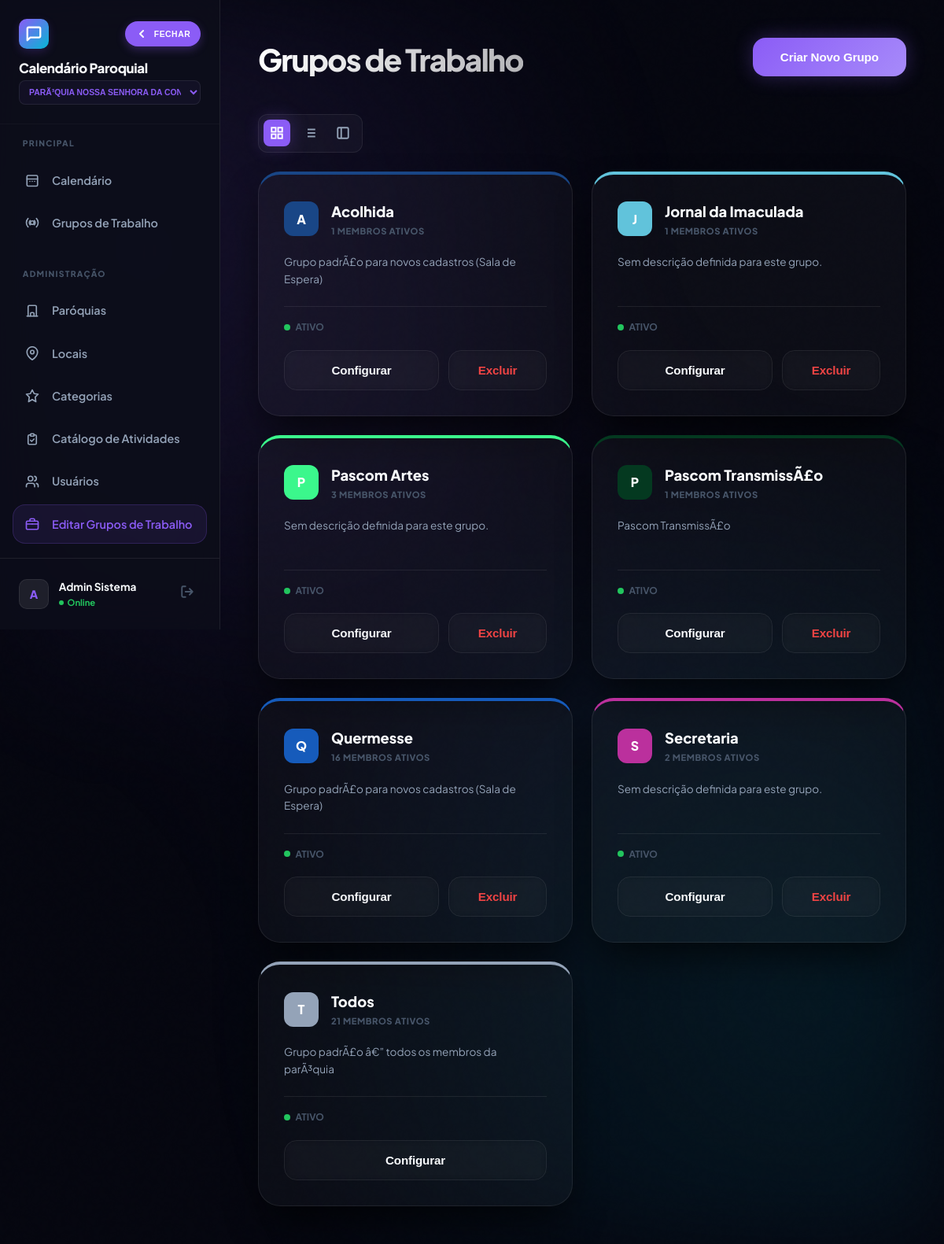
Page /grupos_trabalho.php (signed in) on the earlier database version.
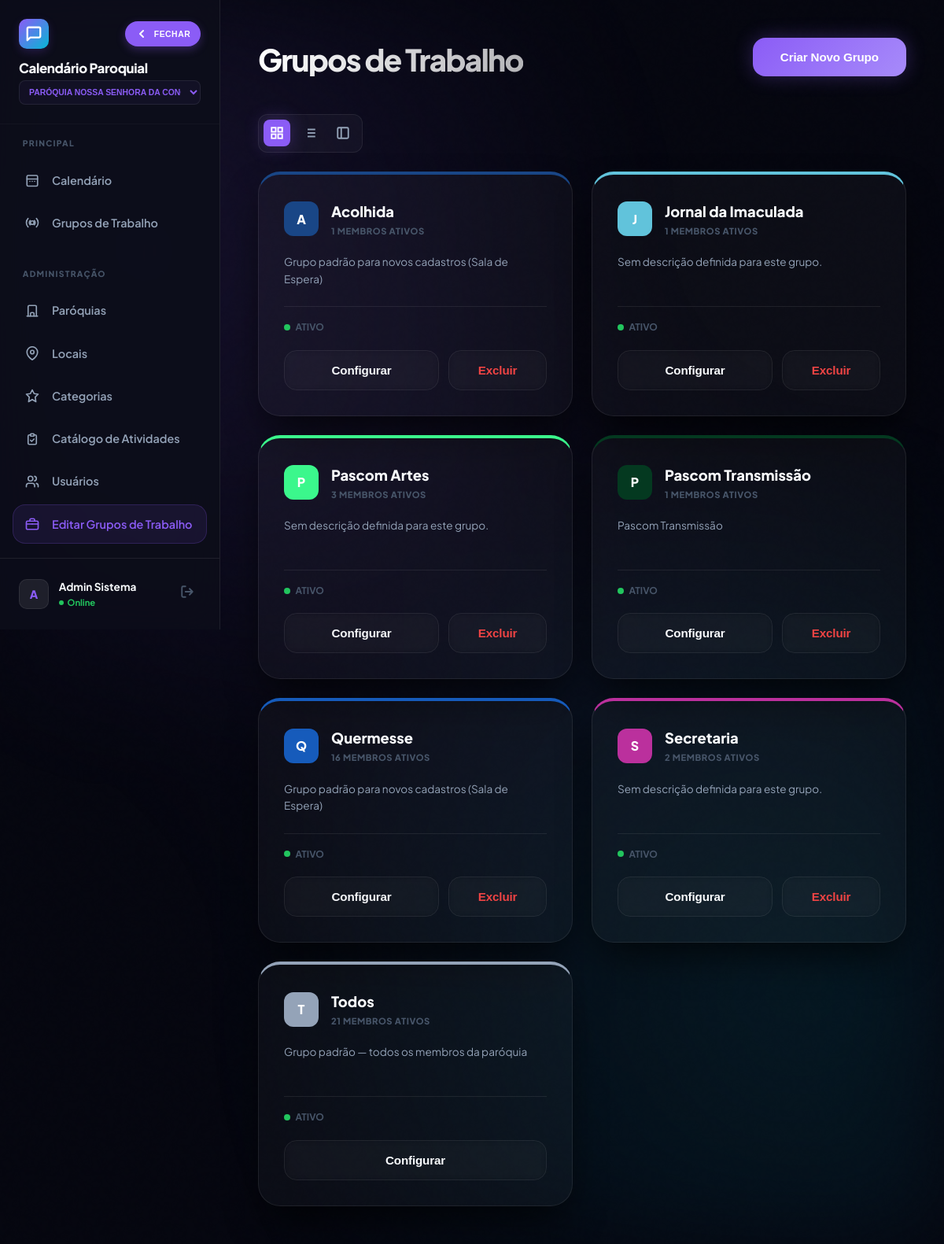
Same page on the later database version.
### tables this page shows
CREATE TABLE `grupos_trabalho` (
  `id` int(10) unsigned NOT NULL AUTO_INCREMENT,
  `paroquia_id` int(10) unsigned NOT NULL,
  `nome` varchar(100) NOT NULL,
  `descricao` text DEFAULT NULL,
  `cor` varchar(7) DEFAULT '#3b82f6',
  `visivel` tinyint(1) DEFAULT 1,
  `ativo` tinyint(1) DEFAULT 1,
  PRIMARY KEY (`id`)
);

### config.php (called while the page is built, shortened)
<?php
function h(mixed $v): string {
    return htmlspecialchars((string)($v ?? ''), ENT_QUOTES, 'UTF-8');
}
?>

### functions.php (called while the page is built, shortened)
<?php
require_once __DIR__ . '/config.php';
function current_paroquia_id(): int {
    return (int)($_SESSION['paroquia_id'] ?? 0);
}
?>

### grupos_trabalho.php (the view, shortened to what the changed rows need)
<?php
require_once 'functions.php';
$pid = current_paroquia_id();
$my_user_id = (int)($_SESSION['usuario_id'] ?? 0);
$is_master_global = has_level(0) || $my_user_id === 1;
if ($is_master_global) {
    $sqlGroups = "SELECT g.*, (SELECT COUNT(*) FROM usuario_grupos WHERE grupo_id = g.id) as total_membros FROM grupos_trabalho g WHERE g.paroquia_id = $pid ORDER BY g.nome ASC";
} else {
    $sqlGroups = "SELECT g.*, (SELECT COUNT(*) FROM usuario_grupos WHERE grupo_id = g.id) as total_membros
                  FROM grupos_trabalho g
                  INNER JOIN usuario_grupos ug ON ug.grupo_id = g.id AND ug.usuario_id = $my_user_id
                  WHERE g.paroquia_id = $pid AND g.ativo = 1 ORDER BY g.nome ASC";
}
$grupos = $conn->query($sqlGroups);
?>
<!DOCTYPE html>
<html lang="pt-BR">
<head>
    <link rel="stylesheet" href="style.css">
</head>
<body>
    <div class="app-shell">
        <?php include 'sidebar.php'; ?>
        <main class="main-content">
            <header class="header-flex animate-in">
                <div>
                    <h1 class="gradient-text">Grupos de Trabalho</h1>
                </div>
            </header>
            <div id="groupsContainer" class="groups-grid animate-in" style="animation-delay: 0.1s;">
                <?php while ($g = $grupos->fetch_assoc()): ?>
                <article class="glass group-card" style="border-top-color: <?= $g['cor'] ?>;">
                    <div class="grp-header">
                        <div class="grp-icon" style="background: <?= $g['cor'] ?>;">
                            <?= mb_substr(h($g['nome']), 0, 1) ?>
                        </div>
                        <div class="grp-title">
                            <h3><?= h($g['nome']) ?></h3>
                            <p><?= $g['total_membros'] ?> MEMBROS ATIVOS</p>
                        </div>
                    </div>
                    <div class="grp-desc">
                        <?= h($g['descricao'] ?: 'Sem descrição definida para este grupo.') ?>
                    </div>
                    <div class="grp-stats">
                        <div class="stat-item">
                            <span class="stat-icon <?= $g['ativo'] ? '' : 'inactive' ?>"></span>
                            <?= $g['ativo'] ? 'ATIVO' : 'INATIVO' ?>
                        </div>
                    </div>
                    <div class="grp-footer">
                        <button onclick='editGroup(<?= json_encode($g) ?>)' class="btn btn-ghost" style="flex: 1;">Configurar</button>
                        <?php if ($g['nome'] !== 'Todos'): ?>
                        <form method="POST" style="flex: 1;">
                            <button type="button" class="btn btn-ghost" style="width: 100%; color: #ef4444;" onclick="return confirmForm(this, 'Remover este grupo permanentemente?')">Excluir</button>
                        </form>
                        <?php endif; ?>
                    </div>
                </article>
                <?php endwhile; ?>
            </div>
        </main>
    </div>
</body>
</html>

### sidebar.php (shortened to what the changed rows need)
<?php
require_once 'config.php';
$parish_name = 'Igreja Católica';
$pid = $_SESSION['paroquia_id'] ?? 0;
if ($pid > 0) {
    $stmt = $conn->prepare("SELECT nome FROM paroquias WHERE id = ?");
    $stmt->bind_param('i', $pid);
    $stmt->execute();
    $resParish = $stmt->get_result();
    if ($resParish && $resParish->num_rows > 0) {
        $parish_name = $resParish->fetch_assoc()['nome'];
    }
}
$all_parishes = [];
if (userCanSwitchParish()) {
    $p_res = $conn->query("SELECT id, nome FROM paroquias ORDER BY nome");
    if ($p_res) {
        while ($p_row = $p_res->fetch_assoc()) {
            $all_parishes[] = $p_row;
        }
    }
}
?>
<aside class="sidebar" id="mainSidebar">
    <div class="sidebar-header">
        <div class="brand-details">
            <span class="brand-text">Calendário Paroquial</span>
            <?php if (count($all_parishes) > 1): ?>
                <select class="brand-sub-select" onchange="window.location.href='select_paroquia.php?id='+this.value">
                    <?php foreach($all_parishes as $p): ?>
                        <option value="<?= $p['id'] ?>" <?= $p['id'] == $pid ? 'selected' : '' ?>><?= h($p['nome']) ?></option>
                    <?php endforeach; ?>
                </select>
            <?php else: ?>
                <span class="brand-sub"><?= h($parish_name) ?></span>
            <?php endif; ?>
        </div>
    </div>
</aside>

Differences in the rows shown:
changed grupos_trabalho "Acolhida": descricao "Grupo padrÃ£o para novos cadastros (Sala de Espera)" → "Grupo padrão para novos cadastros (Sala de Espera)"
changed grupos_trabalho: nome "Pascom TransmissÃ£o" → "Pascom Transmissão"; descricao "Pascom TransmissÃ£o" → "Pascom Transmissão"
changed grupos_trabalho "Quermesse": descricao "Grupo padrÃ£o para novos cadastros (Sala de Espera)" → "Grupo padrão para novos cadastros (Sala de Espera)"
changed grupos_trabalho "Todos": descricao "Grupo padrÃ£o â€” todos os membros da parÃ³quia" → "Grupo padrão — todos os membros da paróquia"
Other differences:
form field value: "ParÃ³quia Nossa Senhora da ConceiÃ§Ã£o" → "Paróquia Nossa Senhora da Conceição"
